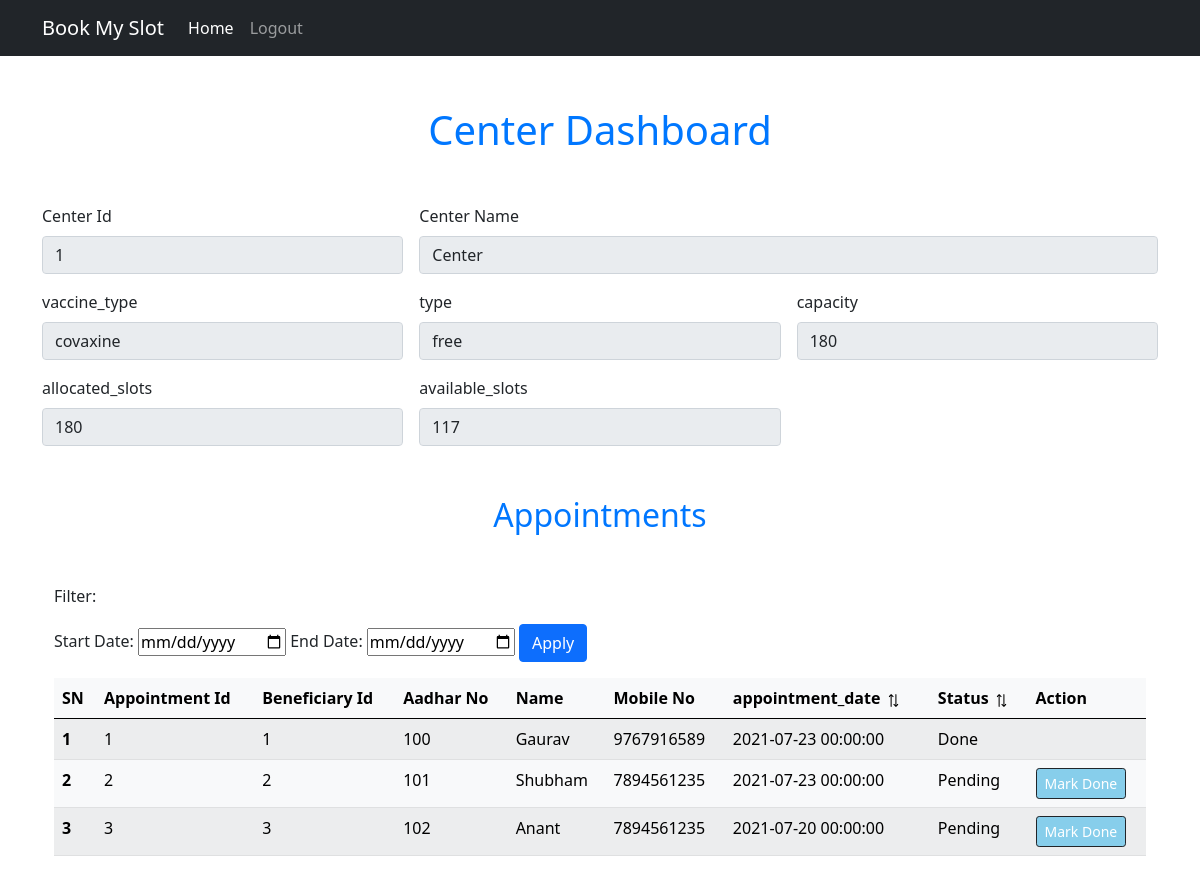
/center_dashboard (signed in), run on the app's committed database.
### models.py (models this page shows)
class Center(db.Model):
    __tablename__= 'centers'
    center_id=db.Column(db.Integer, primary_key=True)
    center_name=db.Column(db.String(100), nullable=False)
    city=db.Column(db.String(100), nullable=False)
    district=db.Column(db.String(100), nullable=False)
    pin_code=db.Column(db.String(100), nullable=False)
    capacity=db.Column(db.String(100),nullable=False)
    allocated_slots=db.Column(db.Integer, nullable=False)
    available_slots=db.Column(db.Integer, nullable=False)
    vaccine_type=db.Column(db.String(100),nullable=False)
    type=db.Column(db.String, nullable=False)

class Bookings(db.Model):
    __tablename__= 'bookings'
    booking_id=db.Column(db.Integer, primary_key=True)
    user_id=db.Column(db.Integer,db.ForeignKey('users.id'))
    center_id=db.Column(db.Integer,db.ForeignKey('centers.center_id'))
    vaccine=db.Column(db.String(100),default='V1')
    type=db.Column(db.String,default='free')
    booking_date=db.Column(db.DateTime, default=datetime.datetime.utcnow())
    appointment_date=db.Column(db.DateTime, default=datetime.datetime.utcnow())
    status=db.Column(db.String(50), default='Pending')

class User(db.Model,UserMixin):
    __tablename__= 'users'
    id=db.Column(db.Integer, primary_key=True)
    first_name=db.Column(db.String(100), nullable=False)
    last_name=db.Column(db.String(100), nullable=False)
    aadhar_no=db.Column(db.Integer(), nullable=False,unique=True)
    birth_year=db.Column(db.Integer(), nullable=False)
    email=db.Column(db.String(100),nullable=False)
    mobile_no=db.Column(db.Integer(), nullable=False)
    password=db.Column(db.String(100), nullable=False)
    dose = db.Column(db.Integer(), nullable=True)

### routes.py (the view)
@app.route("/center_dashboard")
@login_required
def center_dashboard():
    if is_authorized_staff():
        try:
            center_data =get_center(current_user.center_id)
            order = request.args.get("order")
            sort_by = request.args.get("sort_by")
            start_date = request.args.get("start_date")
            end_date = request.args.get("end_date")
            user_appo_data=user_and_appo_data_sroted(current_user.center_id,sort_by=sort_by, order=order,start_date=start_date,end_date=end_date)
            logged_in_staff_data = get_staff_data(current_user.staff_id)
            errmsg=""
            if session.get("errmsg"):
                errmsg = session.get("errmsg")
                flash(errmsg,"danger")
            return render_template('center_dashboard.html', center=center_data,data=user_appo_data,logged_in_staff_data=logged_in_staff_data)
        except:
            flash("Some error occured, Try again later...","danger")
            return render_template('staff_login.html')
    else:
        flash("You are not a authorised staff to access this page","warning")
        return redirect(url_for("staff_login")),403

### auth.py (called while the page is built)
@login_manager.user_loader
def load_user(user_id):
    user=session.get('user_cat')
    if user == "Staff":
        return Staff.query.get(user_id)
    else:
        return User.query.get(user_id)

def is_authorized_staff():
    if not(session["user_cat"]=="Staff"):
        return False
    else:
        return True

### models.py (called while the page is built)
def get_staff_data(staff_id):
    result = Staff.query.get(staff_id)
    staff = staff_schema.dump(result)
    return staff

def get_center(center_id):
    result = Center.query.get(center_id)
    center = center_schema.dump(result)
    return center

### templates/center_dashboard.html (shortened to what this page needs)
{% extends 'base.html' %}
{% block body %}
<div class="container profile-container">
    <h1 class="center-text heading">Center Dashboard</h1>
    <form class="row g-3 " >
        {% if center %}
        {% set center_id=center.center_id %}
        {% set center_name=center.center_name %}
        {% set vaccine_type=center.vaccine_type %}
        {% set type=center.type %}
        {% set capacity=center.capacity%}
        {% set allocated_slots=center.allocated_slots%}
        {% set available_slots=center.available_slots%}
        {% set allocated_slots=center.allocated_slots%}
        {% else %}
        {% set center_id=NA %}
        {% set center_name=NA %}
        {% set vaccine_type=NA %}
        {% set type=NA %}
        {% set capacity=NA %}
        {% set allocated_slots= NA %}
        {% set available_slots= NA %}
        {% set allocated_slots= NA %}
        {% endif %}
        <div class="col-md-4">
            <label for="center_id" class="form-label">Center Id</label>
            <input type="number" class="form-control" id="center_id" value={{center_id}} disabled>
        </div>
        <div class="col-md-8">
            <label for="center_name" class="form-label">Center Name</label>
            <input type="text" class="form-control" id="name" name="center_name" value={{center_name}} disabled>
        </div>
        <div class="col-md-4">
            <label for="vaccine_type" class="form-label">vaccine_type</label>
            <input type="text" class="form-control" id="vaccine_type" value={{vaccine_type}} disabled>
        </div>
        <div class="col-md-4">
            <label for="type" class="form-label">type</label>
            <input type="text" class="form-control" id="vaccine_type" value={{type}} disabled>
        </div>
        <div class="col-md-4">
            <label for="capacity" class="form-label">capacity</label>
            <input type="number" class="form-control" id="capacity" value="{{capacity}}" disabled>
        </div>
        <div class="col-md-4">
            <label for="allocated_slots" class="form-label">allocated_slots</label>
            <input type="number" class="form-control" id="allocated_slots" value="{{allocated_slots}}" disabled>
        </div>
        <div class="col-md-4">
            <label for="available_slots" class="form-label">available_slots</label>
            <input type="number" class="form-control" id="available_slots" value="{{available_slots}}" disabled>
        </div>
    </form>
    <div class="container my-4">
        <h2 class="center-text heading">Appointments</h2>
        <div>
          <p>Filter:
              {% if request.args.get('start_date') %}
                  Start Date:
                  <input type="text" name="start_date" id="start_date" placeholder="{{request.args.get('start_date')}}" required>
                  End Date:
                  <input type="text" name="end_date" id="end_date" placeholder="{{request.args.get('end_date')}}" required>
                  <a href="{{url_for('center_dashboard')}}"><button class="btn btn-primary "> Cancle</button></a>
              {% else %}
              <form action="" method="GET">
                Start Date:
                <input type="date" name="start_date" id="start_date" required>
                End Date:
                <input type="date" name="end_date" id="end_date" required>
                <button type="submit" class="btn btn-primary">Apply</button>
              </form>
              {% endif %}
          </p>
        </div>
          {% if data|length ==0 %}
          <div class="alert alert-warning" role="alert">
            No Appointments...
          </div>
          {% else %}
      <table class="table table-light table-striped">
        <thead>
            <tr>
              <th scope="col">SN</th>
              <th scope="col">Appointment Id</th>
              <th scope="col">Beneficiary Id </th>
              <th scope="col">Aadhar No</th>
              <th scope="col">Name</th>
              <th scope="col">Mobile No</th>
              <th scope="col">appointment_date
                {% if request.args.get('order') and request.args.get('sort_by')=='appointment_date' %}
                    {% if request.args.get('order')=='asc' %}
                      <a href="{{ url_for('center_dashboard',sort_by='appointment_date',order='desc') }}" >
                        <img class="sort-icon" src="{{ url_for('static',filename='images/d_arrow.png') }}" alt="">
                      </a>
                    {% else %}
                    <a href="{{ url_for('center_dashboard',sort_by='appointment_date',order='asc') }}" >
                      <img class="sort-icon" src="{{ url_for('static',filename='images/u_arrow.png') }}" alt="">
                    </a>
                    {% endif %}
                {% else %}
                  <a href="{{ url_for('center_dashboard',sort_by='appointment_date',order='desc') }}" >
                    <img class="sort-icon" src="{{ url_for('static',filename='images/sort.png') }}" alt="">
                  </a>
                {% endif %}
              </th>
              <th scope="col">Status
                {% if request.args.get('order') and request.args.get('sort_by')=='status' %}
                    {% if request.args.get('order')=='asc' %}
                      <a href="{{ url_for('center_dashboard',sort_by='status',order='desc') }}" >
                        <img class="sort-icon" src="{{ url_for('static',filename='images/d_arrow.png') }}" alt="">
                      </a>
                    {% else %}
                    <a href="{{ url_for('center_dashboard',sort_by='status',order='asc') }}" >
                      <img class="sort-icon" src="{{ url_for('static',filename='images/u_arrow.png') }}" alt="">
                    </a>
                    {% endif %}
                {% else %}
                  <a href="{{ url_for('center_dashboard',sort_by='status',order='desc') }}" >
                    <img class="sort-icon" src="{{ url_for('static',filename='images/sort.png') }}" alt="">
                  </a>
                {% endif %}
              </th>
              <th scope="col">Action</th>
            </tr>
          </thead>
          <tbody>
            {% for d in data %}
              <tr>
                <th scope="row">{{loop.index}}</th>
                <td>{{d.booking_id}}</td>
                <td>{{d.user_id}}</td>
                <td>{{d.aadhar_no}}</td>
                <td>{{d.first_name}}</td>
                <td>{{d.mobile_no}}</td>
                {% set date = d.appointment_date %}
                <td>{{date}}</td>
                <td>{{d.status}}</td>
                <td>
                  {% if not d.status == "Done" %}
                  <a href="/shot_done/{{d.user_id}}" class="btn btn-dark btn-sm shot_done_btn">Mark Done</a>
                  {% endif  %}
              </tr>
              {% endfor %}
          </tbody>
      </table>
      {% endif %}
    </div>
</div>
{% endblock body %}

### templates/base.html (shortened to what this page needs)
<!DOCTYPE html>
<html lang="en">
<head>
    <link href="https://cdn.jsdelivr.net/npm/bootstrap@5.0.2/dist/css/bootstrap.min.css" rel="stylesheet">
    <link rel="stylesheet" href="{{ url_for('static', filename='css/style.css') }} ">
</head>
<body>
    <nav class="navbar navbar-expand-lg navbar-dark bg-dark">
        <div class="container">
          <a class="navbar-brand" href="#">Book My Slot</a>
          <div class="collapse navbar-collapse" id="navbarSupportedContent">
            <ul class="navbar-nav me-auto mb-2 mb-lg-0">
              {% if current_user.is_authenticated %}
                  {% if session["user_cat"]=="Staff" %}
                    <li class="nav-item">
                      <a class="nav-link active" aria-current="page" href="{{url_for('center_dashboard')}}">Home</a>
                    </li>
                  {% else %}
                    <li class="nav-item">
                      <a class="nav-link active" aria-current="page" href="{{url_for('user_home')}}">Home</a>
                    </li>
                  {% endif %}
                  <li class="nav-item">
                    <a class="nav-link" href="{{ url_for('logout') }}">Logout</a>
                  </li>
              {% endif %}
            </ul>
          </div>
        </div>
      </nav>
      {% block body %}
       {% endblock body %}
</body>
</html>

### static/css/style.css (style rules this page uses)
.heading { margin: 50px auto; text-align: center; color: rgb(0, 119, 255); }
.center-text { text-align: center; }
.shot_done_btn { background-color: skyblue; }
.sort-icon { height: 17px; }

### data on the page
Center: vaccine_type "covaxine", type "free", capacity "180"
Bookings: booking_id "1", user_id "1", aadhar_no "100", first_name "Gaurav", mobile_no "9767916589", appointment_date "2021-07-23 00:00:00", status "Done"
Bookings: booking_id "2", user_id "2", aadhar_no "101", first_name "Shubham", mobile_no "7894561235", appointment_date "2021-07-23 00:00:00", status "Pending"
Bookings: booking_id "3", user_id "3", aadhar_no "102", first_name "Anant", mobile_no "7894561235", appointment_date "2021-07-20 00:00:00", status "Pending"
